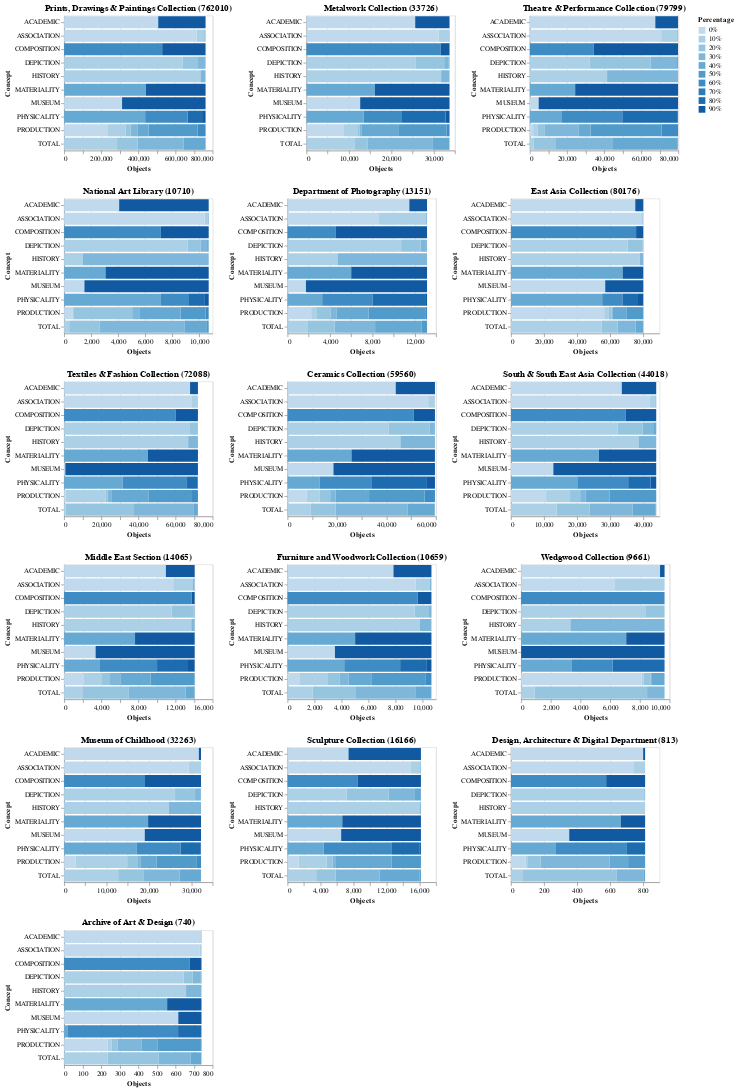

The code cell stored with this chart in its notebook:
### Code cell
import altair as alt

ranges = [0,0.1,0.2,0.3,0.4,0.5,0.6,0.7,0.8,0.9,1]
count =0

dept_col_counts = None
depts = tidied_df[' collectionCode'].unique()
charts = []
hcharts = []
for dept_code in depts:
  dept_rows_df = pd.DataFrame()
  dept_stats_df = tidied_df.loc[tidied_df[' collectionCode'] == dept_code]
    
  if(len(dept_stats_df) < 10):
    # Ignore EXH and other smaller departments
    continue
    
  # Now need to loop over each completeness coll in turn
  for column in dept_stats_df.columns[1:]:
    
    dept_col_counts = dept_stats_df[column].groupby(pd.cut(dept_stats_df[column], ranges, labels=["0-10%","10-20%","20-30%","30-40%","40-50%","50-60%","60-70%","70-80%","80-90%","90-100%"], include_lowest=True)).count()
    dept_col_counts.name = column
    dept_rows_df = dept_rows_df.append(dept_col_counts, ignore_index=False)
    
  dept_rows_df = dept_rows_df.rename_axis('Concept').rename_axis('Percentages', axis='columns')
    # TO handle converting from CategoricalIndex - may change https://github.com/pandas-dev/pandas/issues/19136
  dept_rows_df.columns = dept_rows_df.columns.tolist()
  dept_rows_df = dept_rows_df.reset_index()
  dept_rows_melt_df = dept_rows_df.melt(id_vars=['Concept'], var_name='Percentage', value_name='Objects')
  
  chart = alt.Chart(dept_rows_melt_df).mark_bar().encode(
       x=alt.X('Objects:Q', axis=alt.Axis(title='Objects')),
       y='Concept:O',
        color='Percentage:O',
       tooltip=['Objects', 'Percentage']
    ).properties(width=220, title="%s (%d)" % (deptNames[dept_code], len(dept_stats_df)))
  charts.append(chart)
  if count > 0:
      hcharts.append(alt.hconcat(*charts))
      charts = []
      count = 0
  else:
      count += 1
        
hcharts.append(alt.hconcat(*charts))

alt.vconcat(*hcharts)
